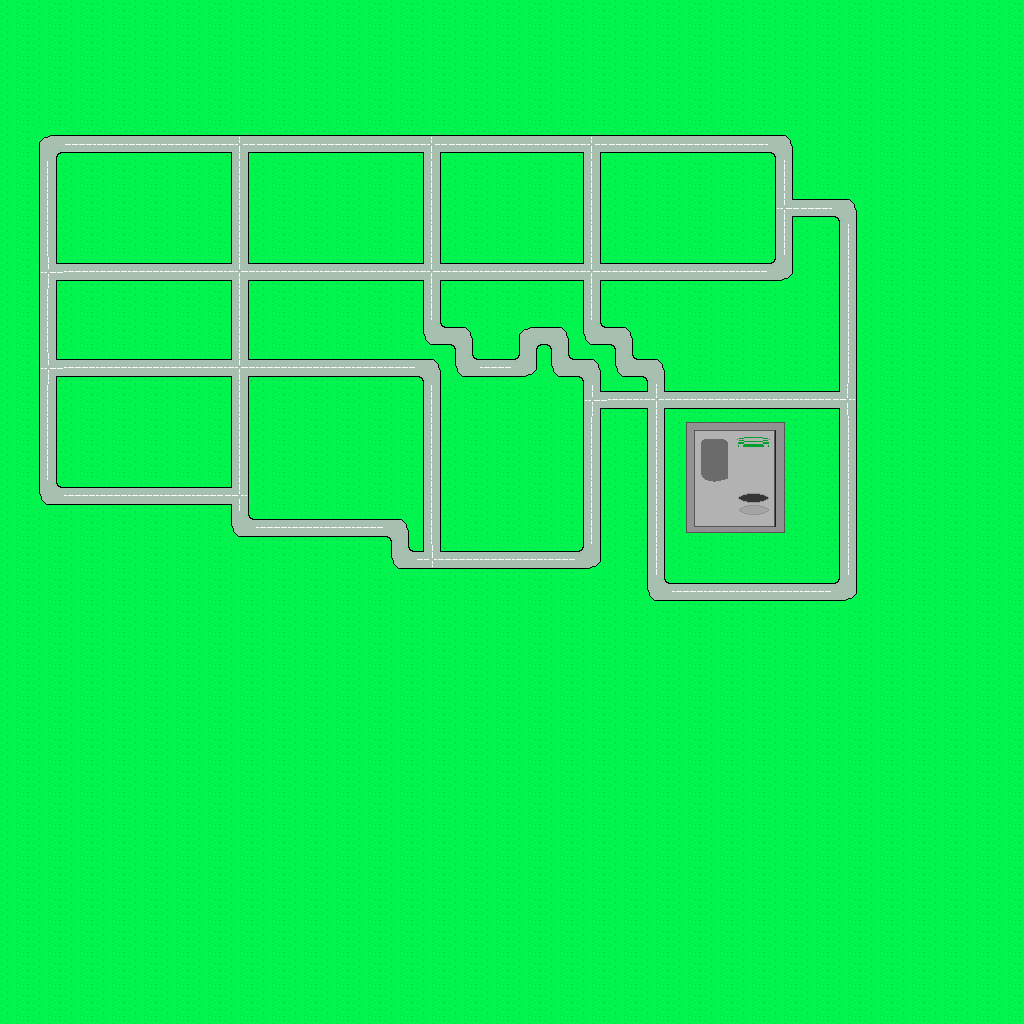

Rendered tile map (Tiled .tmx) drawn with the repository's tilesets; below, a short description and the map source with its tile grids summarised:
An orthogonal 32x32 tile map with 32x32 px tiles, 2 tile layers (Ground, Buildings).

<map version="1.0" orientation="orthogonal" width="32" height="32" tilewidth="32" tileheight="32">
 <tileset firstgid="1" name="Tileset" tilewidth="32" tileheight="32">
  <image source="tilesheet.png" width="256" height="256" />
 </tileset>
 <layer name="Ground" width="32" height="32" opacity="0.99">
  <data>[1024 cells, 1024 non-empty, 5 distinct tile ids]</data>
 </layer>
 <layer name="Buildings" width="32" height="32">
  <data>[1024 cells, 367 non-empty, 31 distinct tile ids]</data>
 </layer>
</map>